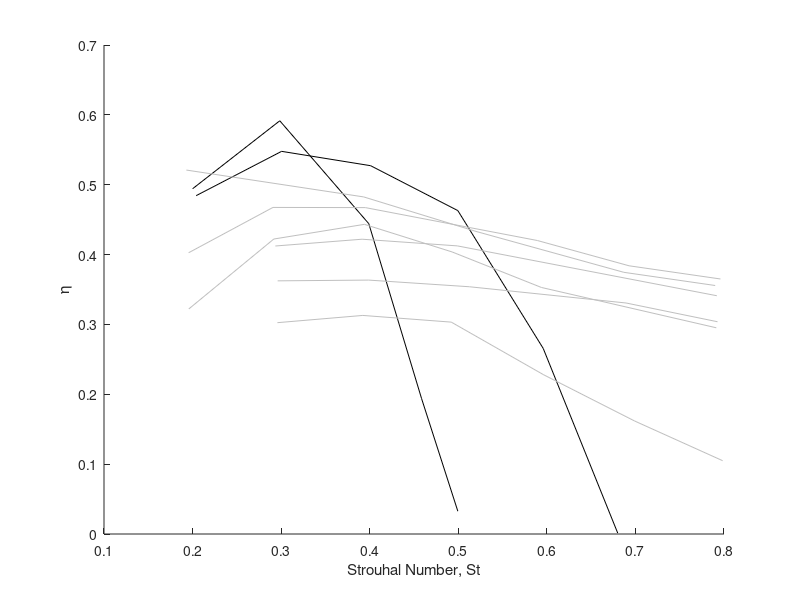

Source code (MATLAB): (Note: this script raises an error after producing the figure.)
% plotHoverFig6: plot data from Hover fog 6 for harmonic and sawtooth

load('Hover2004_Fig6')

figure(7); clf; hold on
h = plot(a10_harmonic(:,1),a10_harmonic(:,2),a15_harmonic(:,1),a15_harmonic(:,2));
set(h,'color','k');
h = plot(a10_sawtooth(:,1),a10_sawtooth(:,2),a15_sawtooth(:,1),a15_sawtooth(:,2),...
    a20_sawtooth(:,1),a20_sawtooth(:,2),a25_sawtooth(:,1),a25_sawtooth(:,2),...
    a30_sawtooth(:,1),a30_sawtooth(:,2),a35_sawtooth(:,1),a35_sawtooth(:,2));
set(h,'color',[0.75 0.75 0.75])

xlabel('Strouhal Number, St'); ylabel('\eta')

%% interpolate points
a10_harmonic_i = interpHover(a10_harmonic);
a15_harmonic_i = interpHover(a15_harmonic);

a10_sawtooth_i = interpHover(a10_sawtooth);
a15_sawtooth_i = interpHover(a15_sawtooth);
a20_sawtooth_i = interpHover(a20_sawtooth);
a25_sawtooth_i = interpHover(a25_sawtooth);
a30_sawtooth_i = interpHover(a30_sawtooth);
a35_sawtooth_i = interpHover(a35_sawtooth);
